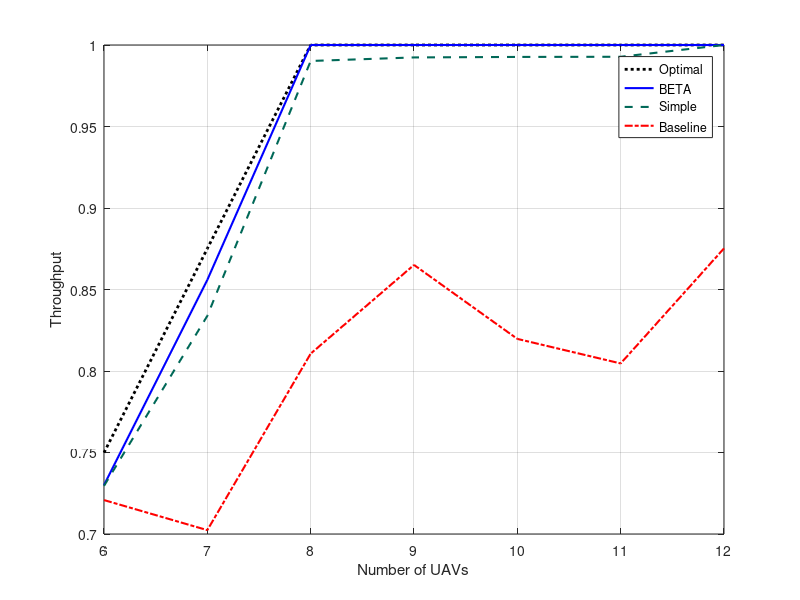
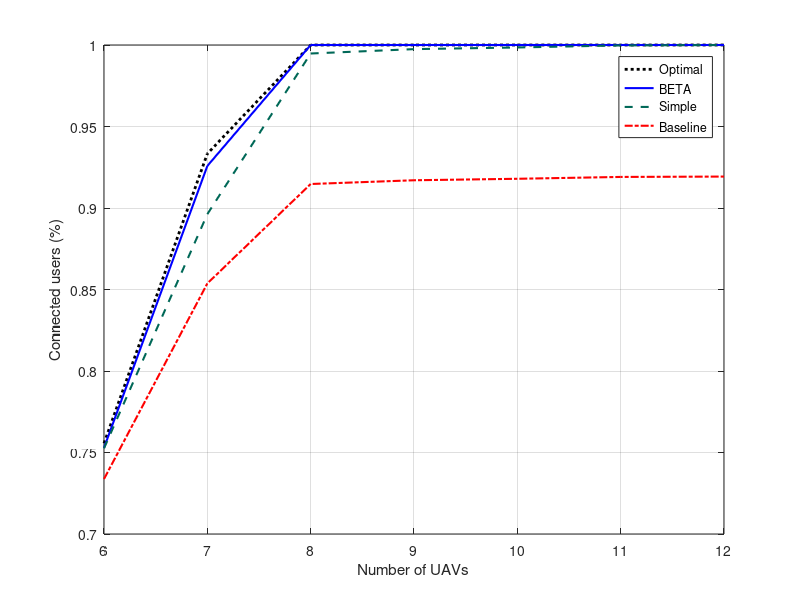
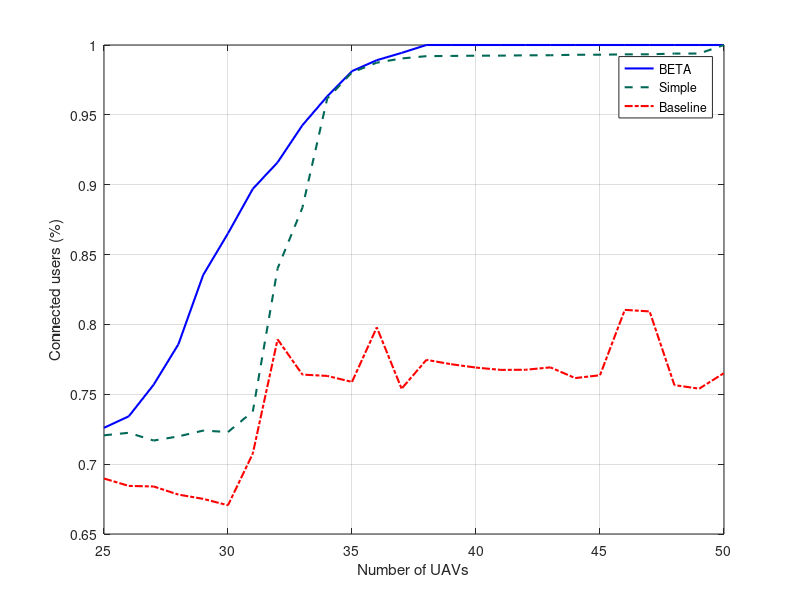
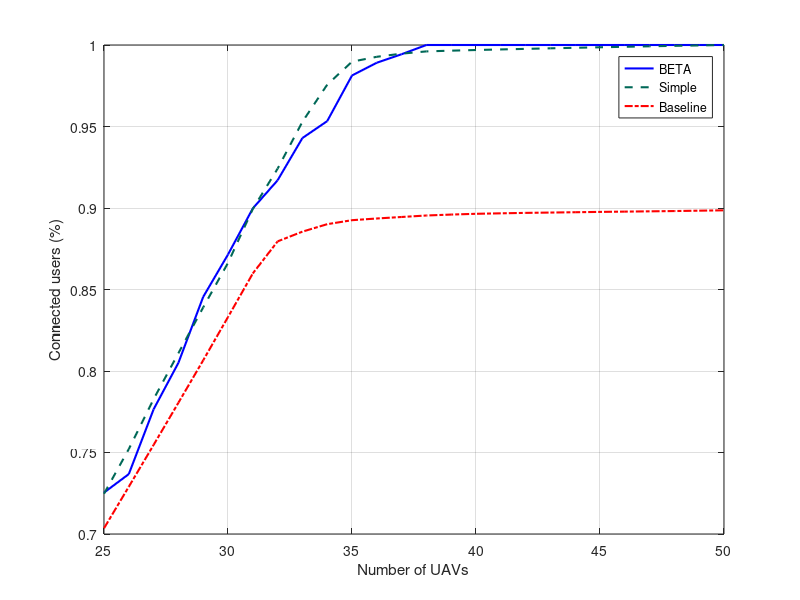

MATLAB code for these plots, in order: (Note: this script raises an error after producing the figures.)
%% Scenario I

load('plot_data/scenarioI_HE_AP')
load('plot_data/scenarioI_HE_BS')
load('plot_data/scenarioI_Legacy')
load('plot_data/scenarioI_BL')
load('plot_data/scenarioI_OP')
loyolagreen = 1/255*[0,104,87];

figure
B = [6 7 8 9 10 11 12];
plot(B,optimalUsers./100,'k:','LineWidth',2)
hold on
plot(B,heuristicUsers./100,'b-','LineWidth',1.5)
plot(B,RP(:,1),'--','Color', loyolagreen,'LineWidth',1.5)
plot(B,LG(:,1),'r-.','LineWidth',1.5)
grid on
box on
xlabel('Number of UAVs')
ylabel('Throughput')
set(gcf, 'Position',  [100, 100, 350, 200])
legend('Optimal','BETA','Simple', 'Baseline')
legend('Location','best')

figure
B = [6 7 8 9 10 11 12];
optimalBS = [0.755648 0.93331 1 1 1 1 1]
plot(B,optimalBS,'k:','LineWidth',2)
hold on
plot(B,HE_BS_I,'b-','LineWidth',1.5)
plot(B,RP(:,2),'--','Color', loyolagreen,'LineWidth',1.5)
plot(B,LG(:,2),'r-.','LineWidth',1.5)
grid on
%box on
xlabel('Number of UAVs')
ylabel('Connected users (%)')
set(gcf, 'Position',  [100, 100, 350, 200])
%legend('Heuristic','Legacy', 'Baseline')
legend('Optimal','BETA','Simple', 'Baseline')
legend('Location','best')

%% Scenario II
loyolagreen = 1/255*[0,104,87];
load('plot_data/scenarioII_HE_AP')
load('plot_data/scenarioII_Legacy_AP')
load('plot_data/scenarioII_BL_AP')

figure
B = [25 26 27 28 29 30 31 32 33 34 35 36 37 38 39 40 41 42 43 44 45 46 47 48 49 50];
hold on
plot(B,HE(:,1),'b-','LineWidth',1.5)
plot(B,RP(:,1),'--','Color', loyolagreen,'LineWidth',1.5)
plot(B,LG(:,1),'r-.','LineWidth',1.5)
grid on
box on
xlabel('Number of UAVs')
ylabel('Connected users (%)')
set(gcf, 'Position',  [100, 100, 350, 200])
legend('Legacy', 'Baseline')
legend('BETA','Simple', 'Baseline')
%legend('Location','best')

load('plot_data/scenarioII_HE_BS')
figure
B = [25 26 27 28 29 30 31 32 33 34 35 36 37 38 39 40 41 42 43 44 45 46 47 48 49 50];
hold on
plot(B,HE(:,2),'b-','LineWidth',1.5)
plot(B,RP(:,2),'--','Color', loyolagreen,'LineWidth',1.5)
plot(B,LG(:,2),'r-.','LineWidth',1.5)
grid on
box on
xlabel('Number of UAVs')
ylabel('Connected users (%)')
set(gcf, 'Position',  [100, 100, 350, 200])
legend('BETA','Simple', 'Baseline')
legend('Location','best')


%% Scenario III
loyolagreen = 1/255*[0,104,87];
load('plot_data/scenarioIII_HE_AP')
load('plot_data/scenarioIII_Legacy')
load('plot_data/scenarioIII_BL')

figure
B = [25 26 27 28 29 30 31 32 33 34 35 36 37 38 39 40 41 42 43 44 45 46 47 48 49 50];
hold on
plot(B,HE(:,1),'b-','LineWidth',1.5)
plot(B,RP(:,1),'--','Color', loyolagreen,'LineWidth',1.5)
plot(B,LG(:,1),'r-.','LineWidth',1.5)
grid on
box on
xlabel('Number of UAVs')
ylabel('Connected users (%)')
set(gcf, 'Position',  [100, 100, 350, 200])
legend('BETA','Simple', 'Baseline')
%legend('Heuristic','Legacy', 'Baseline')
legend('Location','best')

load('plot_data/scenarioIII_HE_BS')
load('plot_data/scenarioIII_Legacy_BS')
load('plot_data/scenarioIII_BL_BS')

figure
B = [25 26 27 28 29 30 31 32 33 34 35 36 37 38 39 40 41 42 43 44 45 46 47 48 49 50];
hold on
plot(B,HE(:,2),'b-','LineWidth',1.5)
plot(B,RP(:,2),'--','Color', loyolagreen,'LineWidth',1.5)
plot(B,LG(:,2),'r-.','LineWidth',1.5)
grid on
box on
xlabel('Number of UAVs')
ylabel('Connected users (%)')
set(gcf, 'Position',  [100, 100, 350, 200])
legend('BETA','Simple', 'Baseline')
legend('Location','best')

%% Scenario V
loyolagreen = 1/255*[0,104,87];
load('plot_data/scenarioV_HE_AP')
load('plot_data/scenarioV_Legacy')
load('plot_data/scenarioV_BL')

figure
B = [50 51 52 53 54 55 56 57 58 59 60 61 62 63 64 65 66 67 68 69 70 71 72 73 74 75 76 77 78 79 80 81 82 83 84 85 86 87 88 89 90 91 92 93 94 95 96 97 98 99 100];
hold on
plot(B,HE(:,1),'b-','LineWidth',1.5)
plot(B,RP(:,1),'--','Color', loyolagreen,'LineWidth',1.5)
plot(B,LG(:,1),'r-.','LineWidth',1.5)
grid on
box on
xlabel('Number of UAVs')
ylabel('Connected users (%)')
set(gcf, 'Position',  [100, 100, 350, 200])
legend('BETA','Simple', 'Baseline')
legend('Location','best')

load('plot_data/scenarioV_HE_BS')
load('plot_data/scenarioV_Legacy')
load('plot_data/scenarioV_BL')

figure
B = [50 51 52 53 54 55 56 57 58 59 60 61 62 63 64 65 66 67 68 69 70 71 72 73 74 75 76 77 78 79 80 81 82 83 84 85 86 87 88 89 90 91 92 93 94 95 96 97 98 99 100];
hold on
plot(B,HE(:,2),'b-','LineWidth',1.5)
plot(B,RP(:,2),'--','Color', loyolagreen,'LineWidth',1.5)
plot(B,LG(:,2),'r-.','LineWidth',1.5)
grid on
box on
xlabel('Number of UAVs')
ylabel('Connected users (%)')
set(gcf, 'Position',  [100, 100, 350, 200])
legend('BETA','Simple', 'Baseline')
legend('Location','best')

